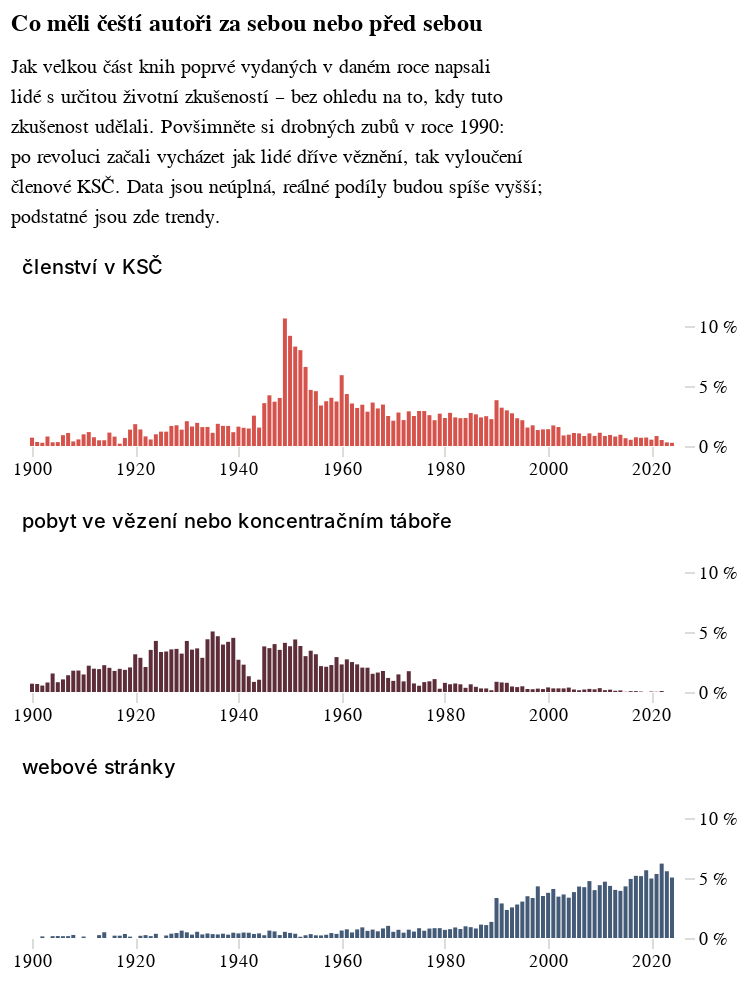

Notebook code for this chart:
### Code cell
podily_faceted = alt.Chart(
    alt_friendly(pl.concat([kriminal, ksc, web])), 
    title={'text': ["Co měli čeští autoři za sebou nebo před sebou"], "subtitle":
        ["Jak velkou část knih poprvé vydaných v daném roce napsali",
        "lidé s určitou životní zkušeností – bez ohledu na to, kdy tuto",
        "zkušenost udělali. Povšimněte si drobných zubů v roce 1990:", 
        "po revoluci začali vycházet jak lidé dříve věznění, tak vyloučení",
        "členové KSČ. Data jsou neúplná, reálné podíly budou spíše vyšší;",
         "podstatné jsou zde trendy."
    ]}).mark_bar(width=2).encode(
    alt.X("rok:T", 
          title=None,
          axis=alt.Axis(domainOpacity=0, tickColor='#DCDDD6')
    ),
    alt.Y('podil:Q', 
          axis=alt.Axis(labelExpr="datum.label * 100 + ' %'", orient='right', domainOpacity=0, tickColor='#DCDDD6'), 
          title=None,
          scale=alt.Scale(domainMax=0.1)
    ),
    alt.Color("co:N", 
              title=None, 
              legend=None,
              scale=alt.Scale(range=['#5E2D3A', '#D6534B', '#445B78']),
              sort=["účet na Facebooku","pobyt ve vězení nebo koncentračním táboře","členství v KSČ"]
    ),
    row=alt.Row(
        "co:N", 
        title=None, 
        spacing=15, 
        header=alt.Header(labelAngle=0, labelAlign='left', labelAnchor='start', labelFontWeight=500, labelFont='Asap', labelOrient="top"),
        sort=["členství v KSČ","pobyt ve vězení","účet na Facebooku"]
    )
).resolve_scale(
    x='independent',
    y='independent'
).properties(
    width=kredity['sirka'], 
    height=kredity['vyska_nizkych'], 
    autosize={'type': 'fit', 'contains': 'padding'}
).configure_view(stroke='transparent').resolve_scale(x="shared").resolve_axis(x="independent").configure_view(stroke='transparent').configure_axis(grid=False, domain=False)

podily_faceted

### Figure 1 — Vega-Lite specification as saved in the notebook (floating-point values rounded to 4 significant figures; data arrays with more than 128 entries replaced by an {"elided": "..."} marker saying what was removed)
{"config": {"title": {"font": "Noticia Text", "fontSize": 12, "anchor": "start", "lineHeight": 19, "fontWeight": "bolder", "subtitleFont": "Noticia Text", "subtitleFontSize": 10, "subtitleLineHeight": 15, "subtitlePadding": 10, "dy": -10}, "axis": {"labelFont": "Asap", "titleFont": "Asap", "fontWeight": "lighter", "titleFontWeight": "lighter", "labelFontSize": 9, "titleFontSize": 9, "labelPadding": 2, "titlePadding": 9, "domainOpacity": 0, "tickColor": "#DCDDD6", "domain": false, "grid": false}, "legend": {"labelFont": "Asap", "labelFontWeight": "normal", "titleFont": "Asap", "titleFontWeight": "normal", "labelFontSize": 9, "titleFontSize": 9}, "view": {"stroke": "transparent"}}, "data": {"name": "data-535995f7c43c3d74be98d3582cde0f3c"}, "mark": {"type": "bar", "width": 2}, "autosize": {"type": "fit", "contains": "padding"}, "encoding": {"color": {"field": "co", "legend": null, "scale": {"range": ["#5E2D3A", "#D6534B", "#445B78"]}, "sort": ["účet na Facebooku", "pobyt ve vězení nebo koncentračním táboře", "členství v KSČ"], "title": null, "type": "nominal"}, "row": {"field": "co", "header": {"labelAlign": "left", "labelAnchor": "start", "labelAngle": 0, "labelFont": "Asap", "labelFontWeight": 500, "labelOrient": "top"}, "sort": ["členství v KSČ", "pobyt ve vězení", "účet na Facebooku"], "spacing": 15, "title": null, "type": "nominal"}, "x": {"axis": {"domainOpacity": 0, "tickColor": "#DCDDD6"}, "field": "rok", "title": null, "type": "temporal"}, "y": {"axis": {"domainOpacity": 0, "labelExpr": "datum.label * 100 + ' %'", "orient": "right", "tickColor": "#DCDDD6"}, "field": "podil", "scale": {"domainMax": 0.1}, "title": null, "type": "quantitative"}}, "height": 60, "resolve": {"axis": {"x": "independent"}, "scale": {"x": "shared"}}, "title": {"text": ["Co měli čeští autoři za sebou nebo před sebou"], "subtitle": ["Jak velkou část knih poprvé vydaných v daném roce napsali", "lidé s určitou životní zkušeností – bez ohledu na to, kdy tuto", "zkušenost udělali. Povšimněte si drobných zubů v roce 1990:", "po revoluci začali vycházet jak lidé dříve věznění, tak vyloučení", "členové KSČ. Data jsou neúplná, reálné podíly budou spíše vyšší;", "podstatné jsou zde trendy."]}, "width": 330, "$schema": "https://vega.github.io/schema/vega-lite/v5.8.0.json", "datasets": {"data-535995f7c43c3d74be98d3582cde0f3c": {"elided": "375 records"}}}
